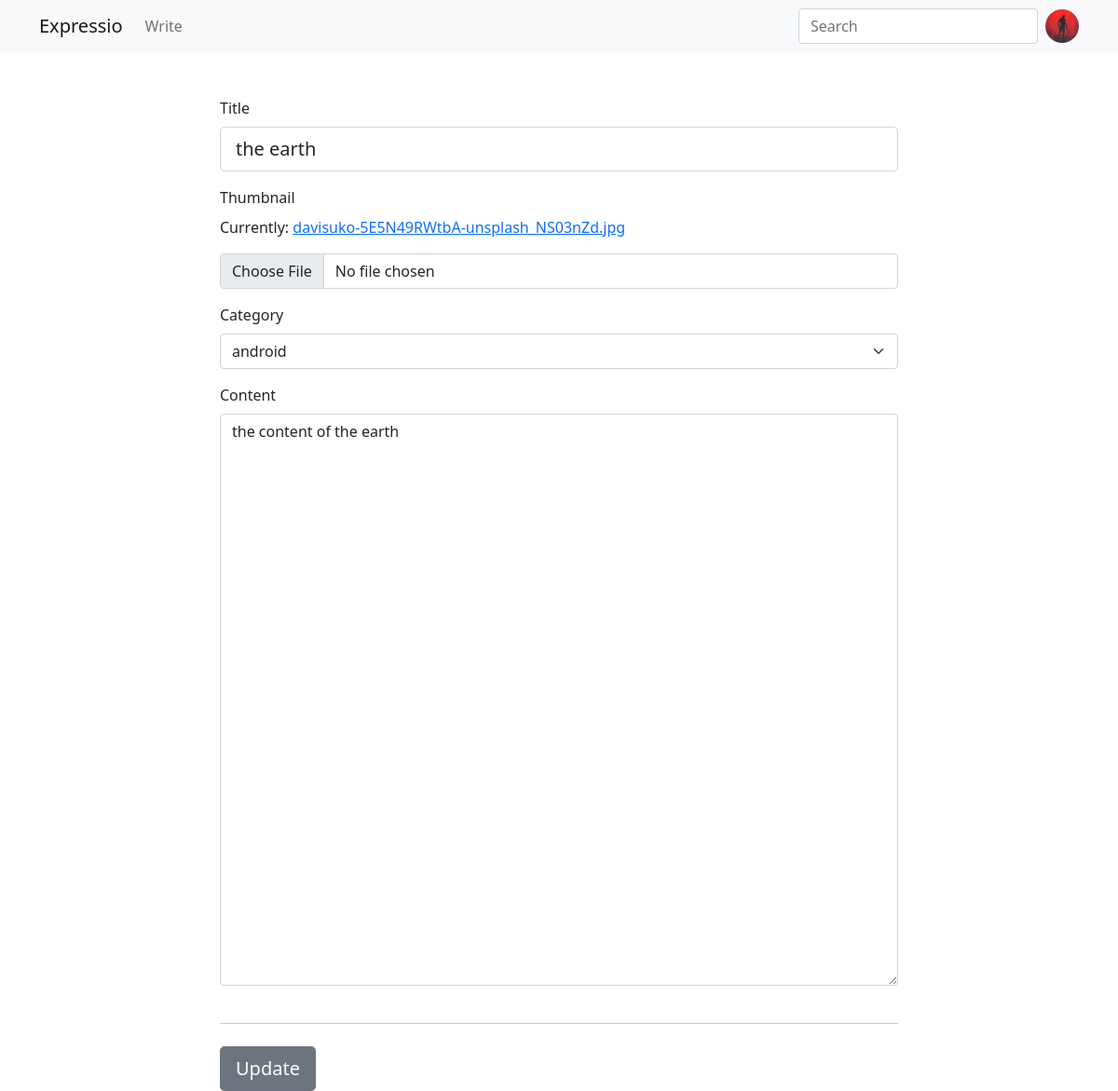
The page /yogesh21/the-earth-12/edit (signed in) on the database its author committed.
### main/models.py (models this page shows, shortened)
class Profile(models.Model):
    user = models.OneToOneField(User, on_delete=models.CASCADE, null=True)
    avatar = ResizedImageField(size=(360, 360), crop=['middle', 'center'], upload_to='user_profile/avatar',
                               default="user_profile/avatar/default_user_avatar.jpg")
    bio = models.TextField(max_length=500, default="")
    following = models.ManyToManyField(User, related_name='user_following', blank=True)
    followers = models.ManyToManyField(User, related_name='user_followers', blank=True)
    subscribers = models.ManyToManyField(User, related_name='user_subscribers', blank=True)
    @receiver(post_save, sender=User)
    def create_user_profile(sender, instance, created, **kwargs):
        try:
            instance.profile.save()
        except ObjectDoesNotExist:
            Profile.objects.create(user=instance)
        if created:
            Profile.objects.create(user=instance)
    post_save.connect(create_user_profile, sender=User)

class Post(models.Model):
    class PostObjects(models.Manager):
        def get_queryset(self):
            return super().get_queryset().filter(status='published')
    options = (
        ('draft', 'Draft'),
        ('published', 'Published'),
    )
    category = models.ForeignKey(Category, on_delete=models.PROTECT, default=1)
    author = models.ForeignKey(User, on_delete=models.CASCADE, related_name='posts', null=True)
    title = models.CharField(max_length=250)
    slug = models.SlugField(max_length=250, unique_for_date='published')
    excerpt = models.TextField(null=True)
    content = models.TextField()
    published = models.DateTimeField(default=timezone.now)
    lastEdited = models.DateTimeField(default=timezone.now)
    status = models.CharField(max_length=10, choices=options, default='published')
    thumbnail = ResizedImageField(size=(480, 720), upload_to='posts/thumbnails', default="", blank=True, null=True)
    stars = models.ManyToManyField(User, related_name='post_stars', blank=True)
    saves = models.ManyToManyField(User, related_name='post_saves', blank=True)
    objects = models.Manager()  # default manager
    PostObjects = PostObjects()  # custom manager
    class Meta:
        ordering = ('-published', 'title', 'id')
    def thumbnail_name(self):
        return os.path.basename(self.thumbnail.name)

class Category(models.Model):
    name = models.CharField(max_length=100)

### main/views.py (the view, shortened to what this page needs)
# urls.py: path('<str:username>/<slug:slug>/edit', views.edit, name='edit'),
@login_required
def edit(request, username, slug):
    post = Post.objects.get(slug=slug)
    if request.user != post.author:
        return redirect(reverse('post_view', kwargs={'username': request.user.username,
                                                     'slug': post.slug}))
    categories = Category.objects.all()
    edit_post = PostForm(request.POST, request.FILES, instance=post)
    context = {
        'username': username,
        'categories': categories,
        'post': post,
        'slug': slug,
    }
    return render(request, 'edit.html', context)

### main/templates/edit.html (shortened to what this page needs)
{% extends 'base.html' %}
{% load static %}
{% block body %}
    <div class="container mt-5">
        <div class="justify-content-center">
            <div class="row g-5 justify-content-center">
              <div class="col-md-7 col-lg-8">
                <form method="POST" enctype="multipart/form-data">
                  <div class="row g-3">
                    <div class="col-12">
                      <label for="title" class="form-label">Title</label>
                      <input type="text" class="form-control form-control-lg" id="title" name="title" value="{{ post.title }}" required>
                    </div>
                    <div class="col-12">
                      <label for="thumbnail" class="form-label">Thumbnail</label>
                        <br>
                      <p>Currently: <a href="/media/{{ post.thumbnail }}">{{ post.thumbnail_name }}</a> </p>
                      <input class="form-control" type="file" id="thumbnail" name="thumbnail" src="/media/{{ post.thumbnail }}" accept="image/*">
                    </div>
                    <div class="col-12">
                        <label for="category" class="form-label">Category</label>
                        <select class="form-select" id="category" name="category" aria-label="category select">
                          <option selected value="{{ post.category.id }}">{{ post.category.name}}</option>
                        </select>
                    </div>
                    <div class="mb-3">
                      <label for="content" class="form-label">Content</label>
                      <textarea class="form-control" id="content" name="content" rows="25" required>{{ post.content }}</textarea>
                    </div>
                  </div>
                  <hr class="my-4">
                  <button class="btn btn-secondary btn-lg" type="submit">Update</button>
                </form>
              </div>
            </div>
        </div>
    </div>
{% endblock %}

### main/templates/base.html (shortened to what this page needs)
{% load static %}
<!doctype html>
<html lang="en">
    <head>
        <link rel="stylesheet" href="{% static 'css/bootstrap.min.css' %}">
        <link rel="stylesheet" href="{% static 'css/base.css' %}">
        <link rel="stylesheet" href="https://cdn.jsdelivr.net/npm/bootstrap-icons@1.7.2/font/bootstrap-icons.css">
        <link rel="stylesheet" href="https://stackpath.bootstrapcdn.com/font-awesome/4.7.0/css/font-awesome.min.css">
    </head>
    <nav class="navbar navbar-expand-lg navbar-light bg-light">
      <div class="container">
        <a class="navbar-brand" href="/ ">Expressio</a>
        <div class="collapse navbar-collapse" id="navbarSupportedContent">
          <ul class="navbar-nav me-auto mb-2 mb-lg-0">
              {% if user.is_authenticated %}
                  <li class="nav-item">
                    <a class="nav-link" aria-current="page" href="/{{ user.username }}/write">Write</a>
                  </li>
              {% endif %}
          </ul>
            <form class="d-flex">
                <input class="form-control me-2" type="search" placeholder="Search" aria-label="Search">
            </form>
            {% if user.is_authenticated %}
                <div class="nav-item dropdown">
                    <img class="rounded-circle dropdown-toggle" alt="user-profile" src="/media/{{ user.profile.avatar }}" height="36" width="36"
                         data-holder-rendered="true" id="dropdownMenu" data-bs-toggle="dropdown" aria-expanded="false">
                </div>
            {% endif %}
        </div>
      </div>
    </nav>
    <body>
        {% block body %}{% endblock %}
    </body>
</html>

### main/static/css/base.css (style rules this page uses)
.btn { box-shadow: none !important }

### rows shown on the page
Post: title "the earth", thumbnail_name "davisuko-5E5N49RWtbA-unsplash_NS03nZd.jpg", category "android", content "the content of the earth"
